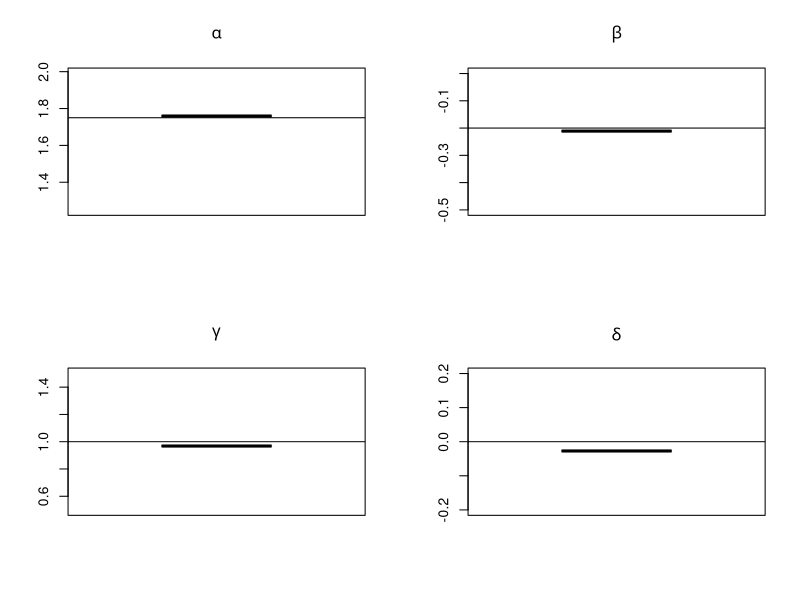
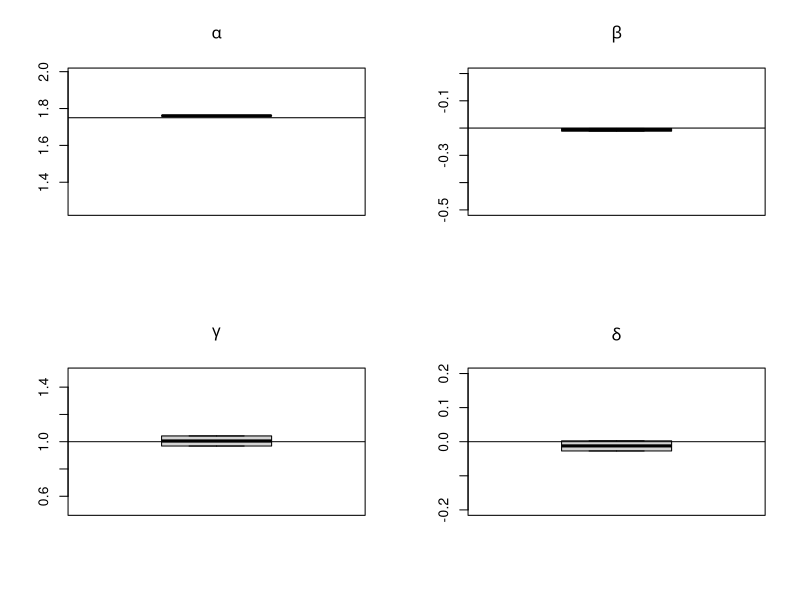
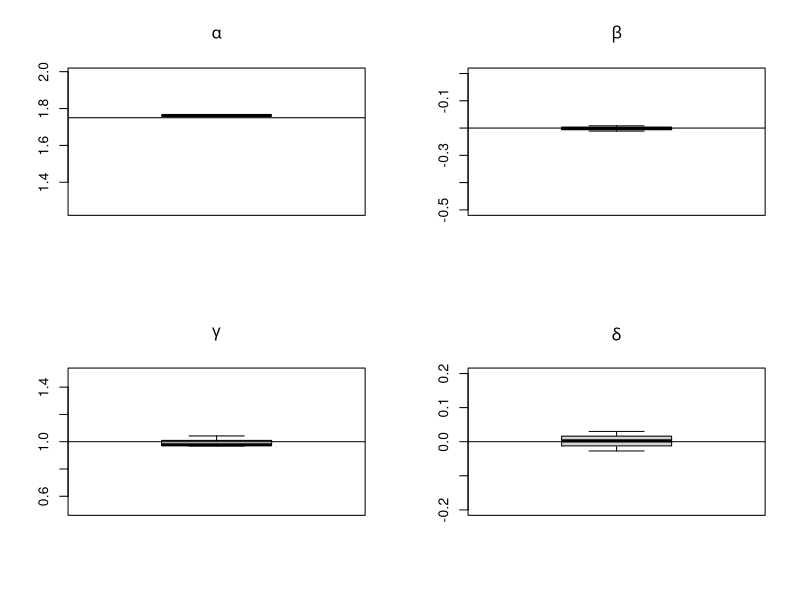
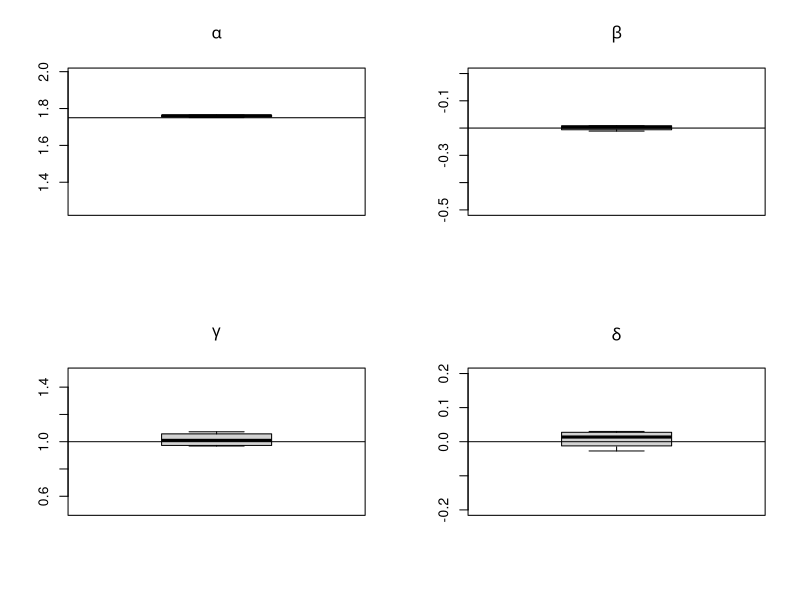
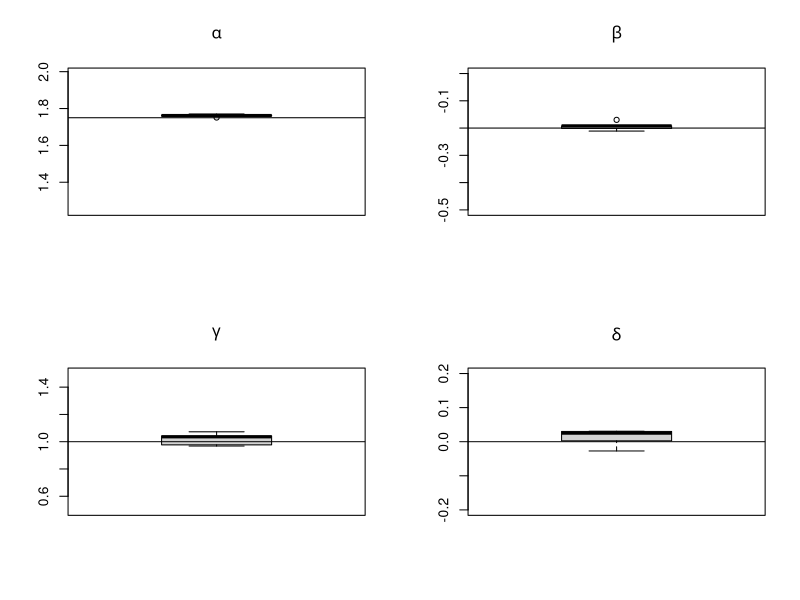
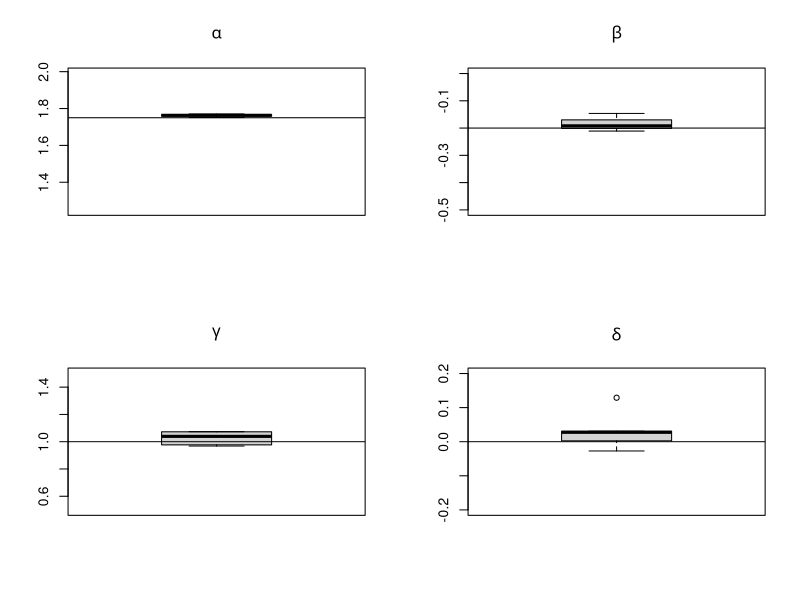
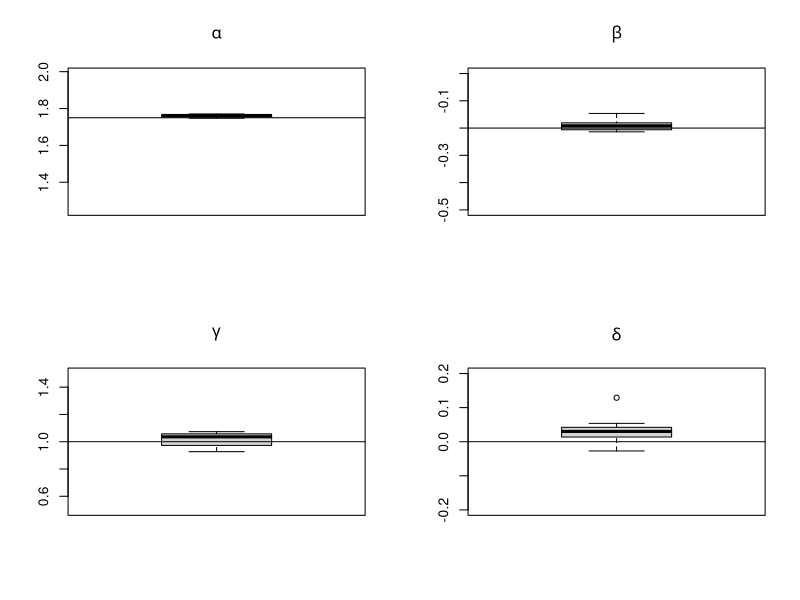
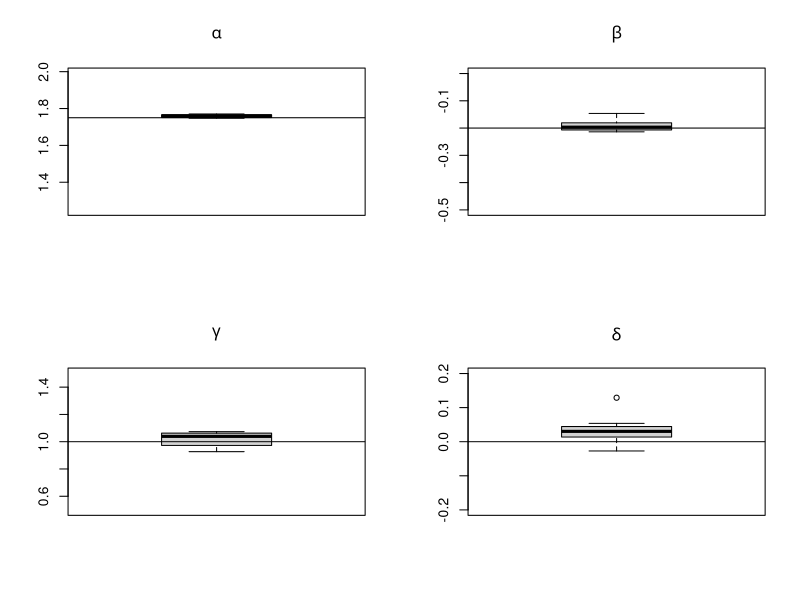

The R source for these figures, in order: (Note: this script raises an error after producing the figures.)

install.packages("stabledist") 
library("stabledist")
# Empirical function
emp.fun = function(x){
	mu = mean(x)
	x = sort(x)
	n = length(x)
      
      q010 = quantile(x,0.1)
	q020 = quantile(x,0.2)
	q030 = quantile(x,0.3)
	q040 = quantile(x,0.4)
	q050 = quantile(x,0.5)
      q060 = quantile(x,0.6)
	q070 = quantile(x,0.7)
	q080 = quantile(x,0.8)
	q090 = quantile(x,0.9)


		
	g.x = c(q010,q020,q030,q040,q050,q060,q070,q080,q090)
	return(g.x)
}


# theoretical function
theo.fun = function(theta){
	alpha = theta[1]
	beta = theta[2]
	gamma = theta[3]
	delta = theta[4]
	g.theta = matrix(NA,h,9)
	for (i in 1:h){
		set.seed(1024 + i)
		x.star = rstable(n, alpha = alpha, beta = beta, gamma = gamma, delta = delta)
		g.theta[i,] = emp.fun(x.star)
	}
	g.return = apply(g.theta,2,mean)
	return(g.return)
}

# Objective function
obj.fun = function(theta){
	theo = theo.fun(theta)
	dif = theo - emp.estim
	obj = (t(dif))%*%Omega%*%dif
	return(obj)
}


# Globle variable


n <<- 500
h <<- 1
Omega <<- diag(c(1,1,1,1,1,1,1,1,1))
B = 100

theta0 = c(1.75,-0.2, 1, 0)


# create progress bar
pb <- txtProgressBar(min = 0, max = B, style = 3)
theta.hat1=matrix(NA,1000,4)
for (i in 1:B){
	set.seed(i)
	x = rstable(n, alpha = theta0[1], beta = theta0[2], gamma = theta0[3], delta = theta0[4])
	emp.estim <<- emp.fun(x)
        theta.start = theta0
	Omega <<- diag(c(1,1,1,1,1,1,1,1,1))
	theta.hat1[i,] = optim(theta.start,obj.fun, method = "L-BFGS-B", lower = c(1.00001,-0.9999,0.00001,-100), upper = c(1.9999,0.9999,100,100))$par
	
	
	par(mfrow = c(2,2))
	boxplot(theta.hat1[,1],col = "lightgrey", main = expression(alpha), ylim = c(1.25,1.99))
      abline(h = theta0[1])
	boxplot(theta.hat1[,2], col = "lightgrey", main = expression(beta), ylim = c(-0.5,0))
      abline(h = theta0[2])
      boxplot(theta.hat1[,3], col = "lightgrey", main = expression(gamma), ylim = c(0.5,1.5))
      abline(h = theta0[3])
      boxplot(theta.hat1[,4], col = "lightgrey", main = expression(delta), ylim = c(-0.2,0.2))
      abline(h = theta0[4])
	setTxtProgressBar(pb, i)
    
}

close(pb)


### omega change to inverse of covariance matrix of quanitle estimator

boot.Var = function(theta, B = 100){
	alpha = theta[1]
	beta = theta[2]
      gamma= theta[3]
      delta= theta[4]
	emp.boot = matrix(NA,B,9)
	for (i in 1:B){
		set.seed(i)
		x.star = rstable(n, alpha = alpha, beta = beta, gamma = gamma, delta = delta)
		emp.boot[i,]= emp.fun(x.star)
	}
	return(cov(emp.boot))
}

V = boot.Var(theta.hat1)
omega=solve(V)




# create progress bar

pb <- txtProgressBar(min = 0, max = B, style = 3)
theta.hat2=matrix(NA,B=1000,4)
for (i in 1:B){
	set.seed(i)
	x = rstable(n, alpha = theta0[1], beta = theta0[2], gamma = theta0[3], delta = theta0[4])
	emp.estim <<- emp.fun(x)
        theta.start = theta0
        v=boot.var(theta.hat1[i,])
	Omega <<-solve(v)
	theta.hat2[i,] = optim(theta.start,obj.fun, method = "L-BFGS-B", lower = c(1.00001,-0.9999,0.00001,-100), upper = c(1.9999,0.9999,100,100))$par
	
	
	par(mfrow = c(2,2))
	boxplot(theta.hat2[,1],col = "lightgrey", main = expression(alpha), ylim = c(1.35,1.7))
      abline(h = theta0[1])
	boxplot(theta.hat2[,2], col = "lightgrey", main = expression(beta), ylim = c(-0.7,0))
      abline(h = theta0[2])
      boxplot(theta.hat2[,3], col = "lightgrey", main = expression(gamma), ylim = c(2.1,2.8))
      abline(h = theta0[3])
      boxplot(theta.hat2[,4], col = "lightgrey", main = expression(delta), ylim = c(-0.1,2))
      abline(h = theta0[4])
	setTxtProgressBar(pb, i)
}

close(pb)
